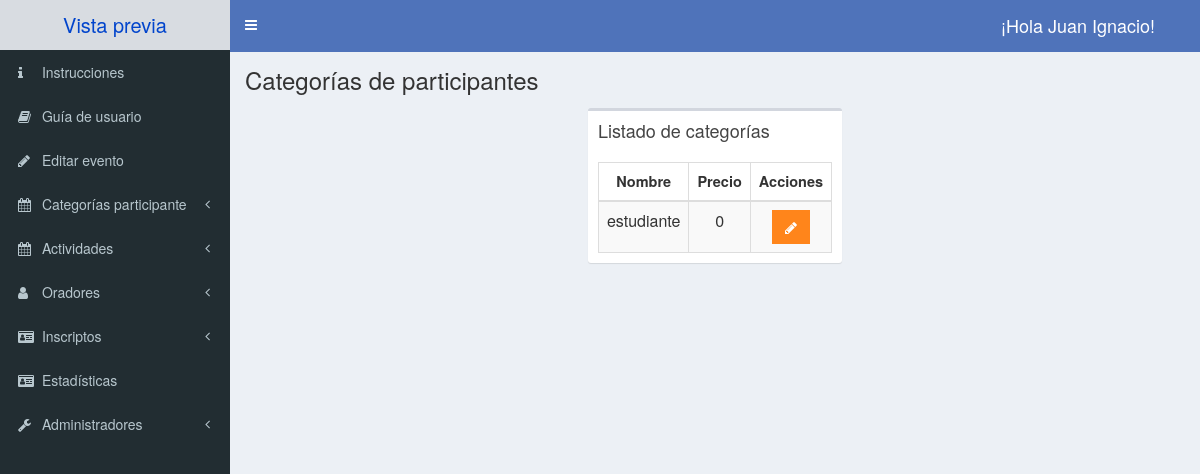
The app's page /admin/categorias-evento.php (signed in), older data.
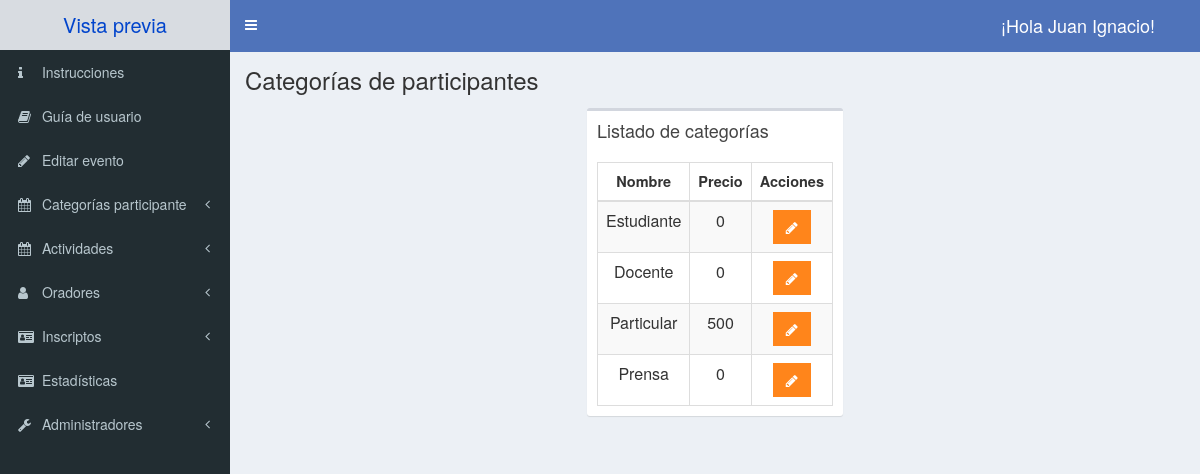
The same page, newer data.
### tables this page shows
CREATE TABLE cat_asociadas(
    id_evento int NOT NULL,
    id_categoria int NOT NULL,
    tarifa float not NULL,
    PRIMARY KEY(id_evento,id_categoria),
    FOREIGN KEY(id_evento) REFERENCES evento(id_evento) ON DELETE CASCADE,
    FOREIGN KEY(id_categoria) REFERENCES categoria_participante(id_categoria) ON DELETE CASCADE
);

CREATE TABLE categoria_participante(
    id_categoria int NOT NULL AUTO_INCREMENT,
    nombre varchar(50) NOT NULL,
    autoreg TINYINT not NULL,
    PRIMARY KEY(id_categoria)
);

### admin/categorias-evento.php (the view, shortened to what this page needs)
<?php
include_once 'templates/header.php';
?>
<body class="hold-transition skin-blue sidebar-mini">
  <div class="wrapper">
    <?php
    include_once 'templates/barra.php';
    ?>
    <?php
    include_once 'templates/navegacion.php';
    ?>
    <div class="content-wrapper">
      <section class="content-header">
        <h1>
          Categorías de participantes
        </h1>
      </section>
      <section class="content">
        <div class="row centrar-contenido">
          <div class="col-12">
            <div class="box">
              <div class="box-header">
                <h3 class="box-title">Listado de categorías</h3>
              </div>
              <div class="box-body table-responsive">
                <table id="registros" class="table table-bordered table-striped text-center">
                  <thead>
                    <tr>
                      <th class="col-xs-2">Nombre</th>
                      <th class="col-xs-1">Precio</th>
                      <th class="col-xs-1">Acciones</th>
                    </tr>
                  </thead>
                  <tbody>
                    <?php
                    try {
                      include_once 'funciones/funciones.php';
                      $sql = "
                      SELECT ca.id_categoria, ca.tarifa, c.nombre
                      FROM categoria_participante c INNER JOIN cat_asociadas ca ON c.id_categoria=ca.id_categoria";
                      $tuplas = $db->query($sql);
                    } catch (Exception $e) {
                      echo "Error: " . $e->getMessage();
                    }
                    while ($cat = $tuplas->fetch_assoc()) {
                    ?>
                      <tr>
                        <td><?php echo $cat['nombre']; ?></td>
                        <td> <?php echo $cat['tarifa']; ?></td>
                        <td>
                          <?php $encrypt= openssl_encrypt($cat['id_categoria'],"AES-128-ECB","unmdp2021"); ?>
                          <a href="editar-tarifa.php?id=<?php echo urlencode($encrypt); ?>" class="btn bg-orange btn-flat margin">
                            <i class="fa fa-pencil"></i>
                          </a>
                        </td>
                      </tr>
                    <?php
                    }
                    ?>
                </table>
              </div>
            </div>
          </div>
        </div>
      </section>
    </div>
    <?php
    include_once 'templates/footer.php';
    ?>

Row changes from the older to the newer data that the page shows:
changed through a linked row, cat_asociadas: id_categoria.nombre "estudiante" → "Estudiante"
added cat_asociadas: id_categoria.nombre "Docente", tarifa "0"
added cat_asociadas: id_categoria.nombre "Particular", tarifa "500"
added cat_asociadas: id_categoria.nombre "Prensa", tarifa "0"
